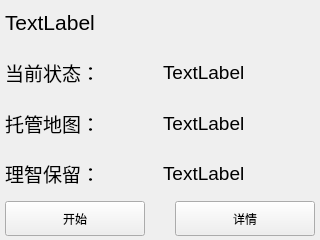
<?xml version="1.0" encoding="UTF-8"?>
<ui version="4.0">
 <class>Form</class>
 <widget class="QWidget" name="Form">
  <property name="geometry">
   <rect>
    <x>0</x>
    <y>0</y>
    <width>320</width>
    <height>240</height>
   </rect>
  </property>
  <property name="windowTitle">
   <string>Form</string>
  </property>
  <widget class="QWidget" name="horizontalLayoutWidget">
   <property name="geometry">
    <rect>
     <x>0</x>
     <y>0</y>
     <width>321</width>
     <height>241</height>
    </rect>
   </property>
   <layout class="QHBoxLayout" name="horizontalLayout_6">
    <item>
     <layout class="QVBoxLayout" name="verticalLayout" stretch="1,1,1,1,1,0">
      <item>
       <widget class="QLabel" name="Account_label">
        <property name="font">
         <font>
          <pointsize>16</pointsize>
         </font>
        </property>
        <property name="text">
         <string>TextLabel</string>
        </property>
       </widget>
      </item>
      <item>
       <layout class="QHBoxLayout" name="horizontalLayout_2">
        <item>
         <widget class="QLabel" name="label_5">
          <property name="font">
           <font>
            <pointsize>14</pointsize>
           </font>
          </property>
          <property name="text">
           <string>当前状态：</string>
          </property>
         </widget>
        </item>
        <item>
         <widget class="QLabel" name="Status_label">
          <property name="font">
           <font>
            <pointsize>14</pointsize>
           </font>
          </property>
          <property name="text">
           <string>TextLabel</string>
          </property>
         </widget>
        </item>
       </layout>
      </item>
      <item>
       <layout class="QHBoxLayout" name="horizontalLayout_3">
        <item>
         <widget class="QLabel" name="label_3">
          <property name="font">
           <font>
            <pointsize>14</pointsize>
           </font>
          </property>
          <property name="text">
           <string>托管地图：</string>
          </property>
         </widget>
        </item>
        <item>
         <widget class="QLabel" name="Map_label">
          <property name="font">
           <font>
            <pointsize>14</pointsize>
           </font>
          </property>
          <property name="text">
           <string>TextLabel</string>
          </property>
         </widget>
        </item>
       </layout>
      </item>
      <item>
       <layout class="QHBoxLayout" name="horizontalLayout_4">
        <item>
         <widget class="QLabel" name="label_7">
          <property name="font">
           <font>
            <pointsize>14</pointsize>
           </font>
          </property>
          <property name="text">
           <string>理智保留：</string>
          </property>
         </widget>
        </item>
        <item>
         <widget class="QLabel" name="AP_label">
          <property name="font">
           <font>
            <pointsize>14</pointsize>
           </font>
          </property>
          <property name="text">
           <string>TextLabel</string>
          </property>
         </widget>
        </item>
       </layout>
      </item>
      <item>
       <layout class="QHBoxLayout" name="horizontalLayout" stretch="1,1">
        <property name="spacing">
         <number>30</number>
        </property>
        <item>
         <widget class="QPushButton" name="pushButton">
          <property name="minimumSize">
           <size>
            <width>0</width>
            <height>35</height>
           </size>
          </property>
          <property name="maximumSize">
           <size>
            <width>140</width>
            <height>16777215</height>
           </size>
          </property>
          <property name="text">
           <string>开始</string>
          </property>
         </widget>
        </item>
        <item>
         <widget class="QPushButton" name="pushButton_2">
          <property name="minimumSize">
           <size>
            <width>0</width>
            <height>35</height>
           </size>
          </property>
          <property name="maximumSize">
           <size>
            <width>140</width>
            <height>16777215</height>
           </size>
          </property>
          <property name="text">
           <string>详情</string>
          </property>
         </widget>
        </item>
       </layout>
      </item>
      <item>
       <spacer name="verticalSpacer">
        <property name="orientation">
         <enum>Qt::Vertical</enum>
        </property>
        <property name="sizeHint" stdset="0">
         <size>
          <width>20</width>
          <height>5</height>
         </size>
        </property>
       </spacer>
      </item>
     </layout>
    </item>
   </layout>
  </widget>
 </widget>
 <resources/>
 <connections/>
</ui>
